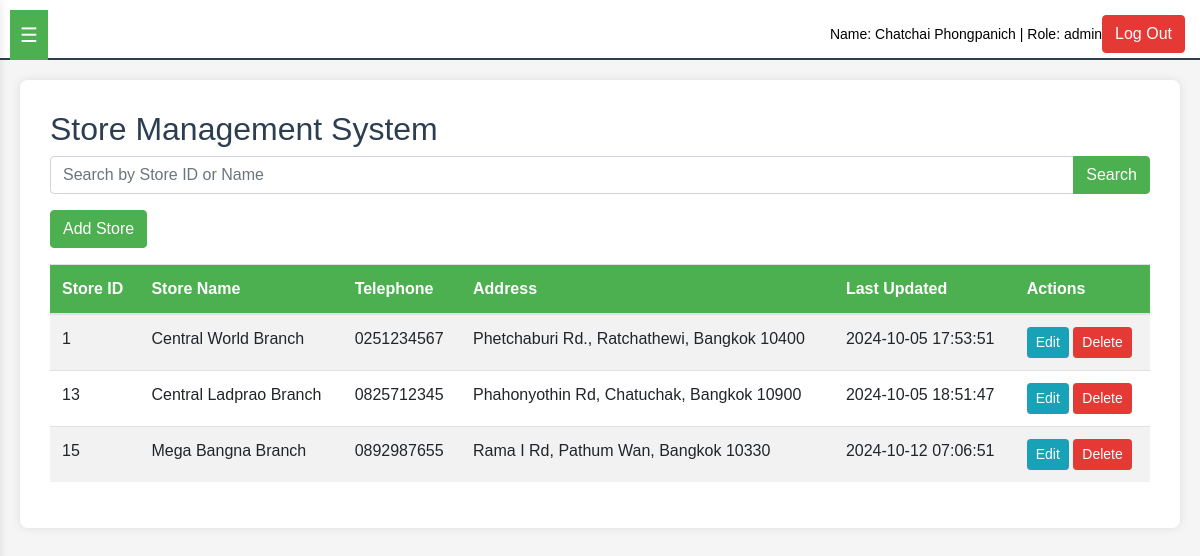
Page /page/admin/manage_store.php (signed in) on the committed database.
### tables this page shows
CREATE TABLE `users` (
  `user_id` int(11) NOT NULL,
  `name` varchar(255) NOT NULL,
  `surname` varchar(255) NOT NULL,
  `email` varchar(255) NOT NULL,
  `password` varchar(255) NOT NULL,
  `tel_user` char(10) NOT NULL,
  `role` enum('admin','manager','staff') NOT NULL,
  `store_id` int(11) DEFAULT NULL,
  `reset_password` tinyint(1) DEFAULT 0,
  `update_at` timestamp NOT NULL DEFAULT current_timestamp() ON UPDATE current_timestamp()
);

CREATE TABLE `stores` (
  `store_id` int(11) NOT NULL,
  `store_name` varchar(255) NOT NULL,
  `location_id` int(11) NOT NULL,
  `tel_store` char(10) NOT NULL,
  `update_at` timestamp NOT NULL DEFAULT current_timestamp() ON UPDATE current_timestamp()
);

CREATE TABLE `address` (
  `location_id` int(11) NOT NULL,
  `street` varchar(255) DEFAULT NULL,
  `district` varchar(255) DEFAULT NULL,
  `province` varchar(255) DEFAULT NULL,
  `postal_code` varchar(10) DEFAULT NULL,
  `update_at` timestamp NOT NULL DEFAULT current_timestamp() ON UPDATE current_timestamp()
);

### page/admin/manage_store.php (the view, shortened to what this page needs)
<?php
include('../../config/db.php');
$user_id = $_SESSION['user_id'];
$query = "SELECT u.name, u.surname, u.role, u.store_id, s.store_name
          FROM users u
          LEFT JOIN stores s ON u.store_id = s.store_id
          WHERE u.user_id = ?";
$stmt = $conn->prepare($query);
$stmt->bind_param("i", $user_id);
$stmt->execute();
$result = $stmt->get_result();
if ($result->num_rows > 0) {
    $user = $result->fetch_assoc();
    $name = $user['name'];
    $surname = $user['surname'];
    $role = $user['role'];
} else {
    header("Location: login.php");
    exit();
}
$search = isset($_GET['search']) ? $_GET['search'] : '';
$search_param = "%$search%";
$search_query = "SELECT s.store_id, s.store_name, s.tel_store, s.update_at,
                        a.street, a.district, a.province, a.postal_code
                 FROM stores s
                 JOIN address a ON s.location_id = a.location_id
                 WHERE (s.store_id LIKE ? OR s.store_name LIKE ?)";
$stmt = $conn->prepare($search_query);
$stmt->bind_param("ss", $search_param, $search_param);
$stmt->execute();
$search_result = $stmt->get_result()->fetch_all(MYSQLI_ASSOC);
?>
<!DOCTYPE html>
<html lang="en">
<head>
    <link rel="stylesheet" href="https://stackpath.bootstrapcdn.com/bootstrap/4.5.2/css/bootstrap.min.css">
    <link rel="stylesheet" href="./respontive.css">
</head>
<body>
    <button id="menu-toggle">☰</button>
    <header id="banner">
        <a id="user-info">Name: <?php echo $name . ' ' . $surname; ?> | Role: <?php echo $role; ?></a>
        <button class="btn btn-danger" onclick="window.location.href='../../auth/logout.php'">Log Out</button>
    </header>
    <div class="container-fluid" id="main-content">
        <h2>Store Management System</h2>
        <form action="" method="GET" class="mb-3">
            <div class="input-group">
                <input type="text" class="form-control" placeholder="Search by Store ID or Name" name="search" value="<?php echo htmlspecialchars($search); ?>">
                <div class="input-group-append">
                    <button class="btn btn-primary" type="submit">Search</button>
                </div>
            </div>
        </form>
        <button type="button" class="btn btn-primary mb-3" data-toggle="modal" data-target="#addStoreModal">
            Add Store
        </button>
        <div class="table-responsive">
        <?php if (count($search_result) > 0): ?>
            <table class="table table-striped">
                <thead>
                    <tr>
                        <th>Store ID</th>
                        <th>Store Name</th>
                        <th>Telephone</th>
                        <th>Address</th>
                        <th>Last Updated</th>
                        <th>Actions</th>
                    </tr>
                </thead>
                <tbody>
                    <?php foreach ($search_result as $store): ?>
                    <tr>
                        <td><?php echo $store['store_id']; ?></td>
                        <td><?php echo $store['store_name']; ?></td>
                        <td><?php echo $store['tel_store']; ?></td>
                        <td>
                            <?php
                            echo $store['street'] . ', ' . $store['district'] . ', ' .
                                 $store['province'] . ' ' . $store['postal_code'];
                            ?>
                        </td>
                        <td><?php echo $store['update_at']; ?></td>
                        <td>
                            <button type="button" class="btn btn-sm btn-info edit-store" data-toggle="modal" data-target="#editStoreModal"
                                    data-store='<?php echo json_encode($store); ?>'>Edit</button>
                            <button type="button" class="btn btn-sm btn-danger delete-store" data-store-id="<?php echo $store['store_id']; ?>">Delete</button>
                        </td>
                    </tr>
                    <?php endforeach; ?>
                </tbody>
            </table>
        <?php else: ?>
        <div class="alert alert-warning mt-3">
            ไม่พบสาขาที่ตรงกับคำค้นหา "<?php echo htmlspecialchars($search); ?>"
        </div>
        <?php endif; ?>
        </div>
    </div>
</body>
</html>

### page/admin/respontive.css (style rules this page uses)
body { display: flex; flex-direction: column; min-height: 100vh; background-color: #f5f5f5; color: #2c3e50; font-family: Arial, sans-serif; }
#banner { background-color: #ffffff; border-bottom: 2px solid #2c3e50; padding: 15px; display: flex; align-items: center; justify-content: space-between; flex-wrap: wrap; position: fixed; top: 0; left: 0; right: 0; z-index: 1000; height: 60px; }
#user-info { margin-left: auto; color: black; font-size: 14px; }
#main-content { margin-left: auto; margin-right: auto; margin-top: 80px; padding: 30px; background-color: #ffffff; border-radius: 8px; box-shadow: 0 0 10px rgba(0, 0, 0, 0.1); transition: margin-left 0.3s ease-in-out; max-width: 1400px; width: calc(100% - 40px); }
#menu-toggle { display: block; background-color: #4caf50; color: white; border: none; padding: 10px; font-size: 20px; cursor: pointer; position: fixed; top: 10px; left: 10px; z-index: 1002; }
table { background-color: #ffffff; }
table th { background-color: #4caf50; color: #ffffff; }
.btn-primary { background-color: #4caf50; border-color: #4caf50; }
.btn-danger { background-color: #e53935; border-color: #e53935; }

### rows in the picture
users: name "Chatchai", surname "Phongpanich", role "admin"
stores: store_id "1", store_name "Central World Branch", tel_store "0251234567", location.street "Phetchaburi Rd.", location.district "Ratchathewi", location.province "Bangkok", location.postal_code "10400", update_at "2024-10-05 17:53:51"
stores: store_id "13", store_name "Central Ladprao Branch", tel_store "0825712345", location.street "Phahonyothin Rd", location.district "Chatuchak", location.province "Bangkok", location.postal_code "10900", update_at "2024-10-05 18:51:47"
stores: store_id "15", store_name "Mega Bangna Branch", tel_store "0892987655", location.street "Rama I Rd", location.district "Pathum Wan", location.province "Bangkok", location.postal_code "10330", update_at "2024-10-12 07:06:51"
